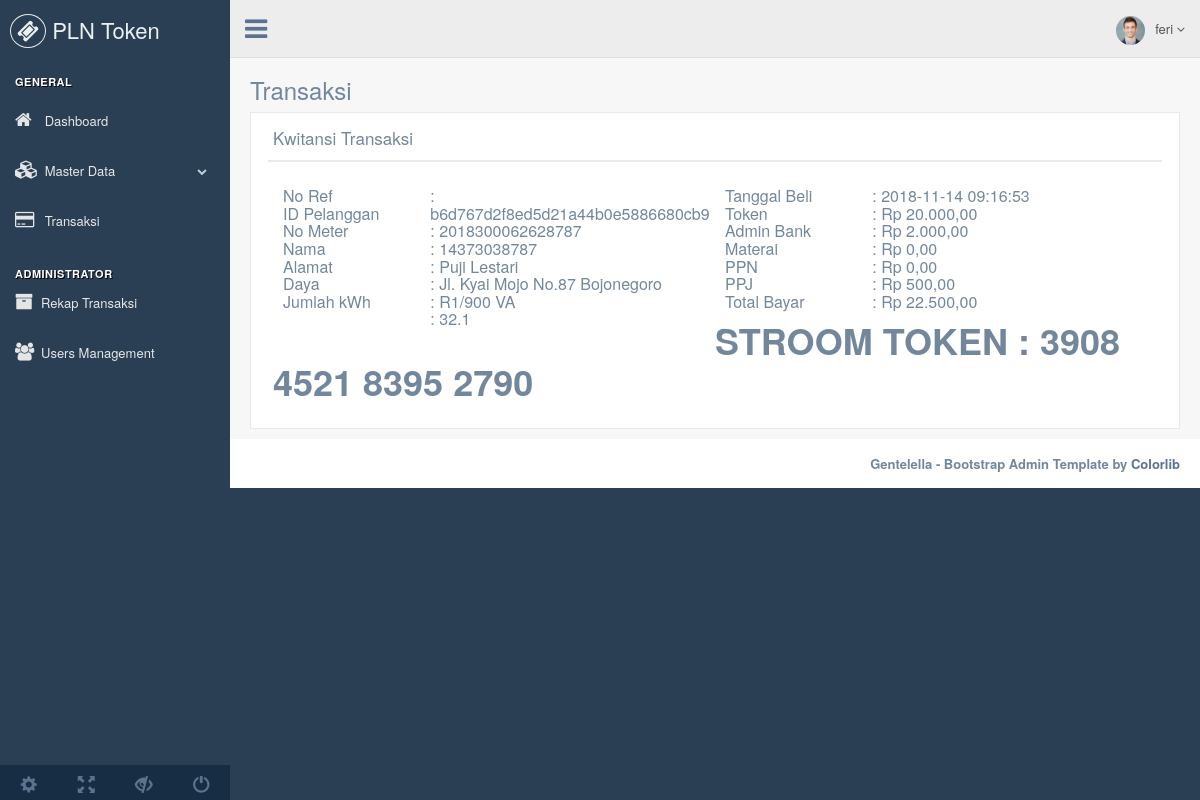
The page /?page=transaksi_sukses&transaksi_id=22 (signed in) on the database its author committed.
### tables this page shows
CREATE TABLE `transaksi` (
  `no_ref` int(11) NOT NULL,
  `pelanggan_id` varchar(255) NOT NULL,
  `token_id` int(11) NOT NULL,
  `kode_token` varchar(255) DEFAULT NULL,
  `admin_bank` int(50) NOT NULL,
  `materai` int(50) DEFAULT NULL,
  `ppn` int(50) NOT NULL,
  `ppj` int(50) NOT NULL,
  `total_harga` int(50) NOT NULL,
  `tgl_pembelian` timestamp NOT NULL DEFAULT CURRENT_TIMESTAMP
);

CREATE TABLE `pelanggan` (
  `id` varchar(255) NOT NULL,
  `no_meter` varchar(255) NOT NULL,
  `nama` varchar(255) NOT NULL,
  `alamat` varchar(255) NOT NULL,
  `daya_id` int(11) NOT NULL,
  `status` tinyint(1) NOT NULL DEFAULT '1' COMMENT '0. nonaktif 1.aktif'
);

CREATE TABLE `daya` (
  `id` int(11) NOT NULL,
  `nama_daya` varchar(255) NOT NULL,
  `ket` varchar(255) NOT NULL
);

### function/helper.php (called while the page is built, shortened)
<?php
	function rupiah($i){
		$rupiah = "Rp " . number_format($i,2,',','.');
		return $rupiah;
	}
 ?>

### transaksi_sukses.php (the view, shortened to what this page needs)
<?php
	include_once('function/helper.php');
	include_once('function/koneksi.php');
	$transaksi_id = $_GET['transaksi_id'];
	$query = mysqli_query($koneksi, "SELECT transaksi.*, pelanggan.*, token.harga, token.jumlah_kwh, daya.nama_daya FROM transaksi JOIN token ON transaksi.token_id=token.id JOIN pelanggan ON pelanggan.id=transaksi.pelanggan_id JOIN daya ON pelanggan.daya_id=daya.id WHERE transaksi.no_ref=$transaksi_id");
	$row = mysqli_fetch_assoc($query);
 ?>
  <div class="right_col" role="main">
    <div class="">
      <div class="page-title">
        <div class="title_left">
          <h3>Transaksi</h3>
        </div>
      </div>
      <div class="clearfix"></div>
      <div class="row">
        <div class="col-md-12 col-sm-12 col-xs-12">
          <div class="x_panel">
            <div class="x_title">
              <h2>Kwitansi Transaksi</h2>
              <div class="clearfix"></div>
            </div>
            <div class="x_content">
              <div class="col-md-2">
                <h4>
                  No Ref<br>
                  ID Pelanggan<br>
                  No Meter<br>
                  Nama<br>
                  Alamat<br>
                  Daya<br>
                  Jumlah kWh
               </h4>
              </div>
              <div class="col-md-4">
                <h4>
                 : <?php echo md5($row['no_ref']); ?><br>
                 : <?php echo $row['pelanggan_id']; ?><br>
                 : <?php echo $row['no_meter']; ?><br>
                 : <?php echo $row['nama']; ?><br>
                 : <?php echo $row['alamat']; ?><br>
                 : <?php echo $row['nama_daya']; ?><br>
                 : <?php echo $row['jumlah_kwh']; ?><br>
              </div>
              <div class="col-md-2">
                <h4>
                  Tanggal Beli<br>
                  Token<br>
                  Admin Bank<br>
                  Materai<br>
                  PPN<br>
                  PPJ<br>
                  Total Bayar<br>
               </h4>
              </div>
              <div class="col-md-4">
                <h4>
                 : <?php echo $row['tgl_pembelian']; ?><br>
                 : <?php echo rupiah($row['harga']); ?><br>
                 : <?php echo rupiah($row['admin_bank']); ?><br>
                 : <?php echo rupiah($row['materai']); ?><br>
                 : <?php echo rupiah($row['ppn']); ?><br>
                 : <?php echo rupiah($row['ppj']); ?><br>
                 : <?php echo rupiah($row['total_harga']); ?><br>
                </h4>
              </div>
              <div class="col-12">
              	<h1><strong><?php echo "STROOM TOKEN : ".$row['kode_token']; ?><strong></h1>
              </div>
            </div>
          </div>
        </div>
      </div>
    </div>
  </div>

### rows shown on the page
transaksi: no_ref "b6d767d2f8ed5d21a44b0e5886680cb9", pelanggan "2018300062628787", pelanggan.no_meter "14373038787", pelanggan.nama "Puji Lestari", pelanggan.alamat "Jl. Kyai Mojo No.87 Bojonegoro", daya.nama_daya "R1/900 VA", token.jumlah_kwh "32.1", tgl_pembelian "2018-11-14 09:16:53", token.harga "Rp 20.000,00", admin_bank "Rp 2.000,00", materai "Rp 0,00", ppn "Rp 0,00", ppj "Rp 500,00", total_harga "Rp 22.500,00", kode_token "3908 4521 8395 2790"

### other values the page prints
$logged_in['username'] "feri"
